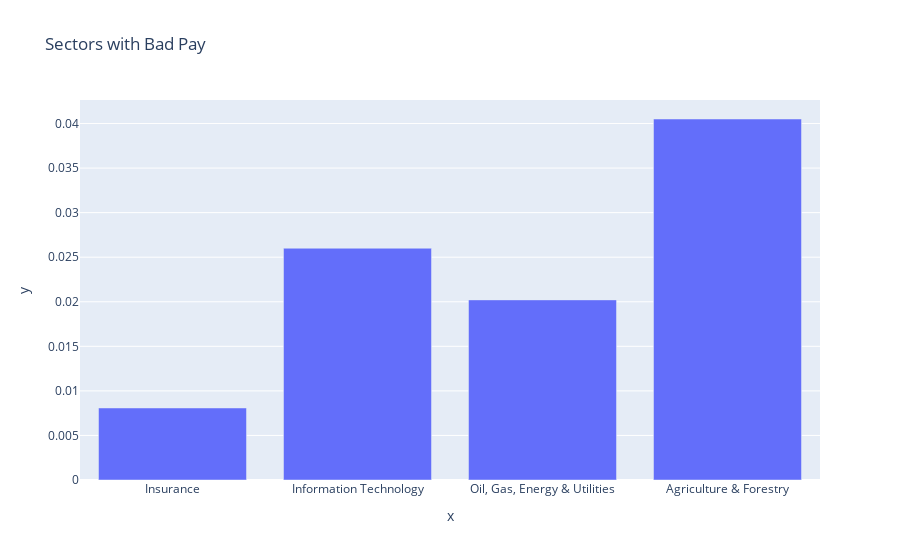

The notebook cell saved with this chart:
### Code cell
less_than_alpha_fig = px.bar(
    x=less_than_alpha.keys(), y=less_than_alpha.values(),
    title='Sectors with Bad Pay'
)
less_than_alpha_fig.show()

### Figure 1 — Plotly figure (JSON) as saved in the notebook; plotly's stock layout.template omitted (floating-point values rounded to 4 significant figures)
{"data": [{"alignmentgroup": "True", "hovertemplate": "x=%{x}<br>y=%{y}<extra></extra>", "legendgroup": "", "marker": {"color": "#636efa", "pattern": {"shape": ""}}, "name": "", "offsetgroup": "", "orientation": "v", "showlegend": false, "textposition": "auto", "type": "bar", "x": ["Insurance", "Information Technology", "Oil, Gas, Energy & Utilities", "Agriculture & Forestry"], "xaxis": "x", "y": [0.008081, 0.02601, 0.02021, 0.04051], "yaxis": "y"}], "layout": {"barmode": "relative", "legend": {"tracegroupgap": 0}, "title": {"text": "Sectors with Bad Pay"}, "xaxis": {"anchor": "y", "domain": [0, 1], "title": {"text": "x"}}, "yaxis": {"anchor": "x", "domain": [0, 1], "title": {"text": "y"}}}}
